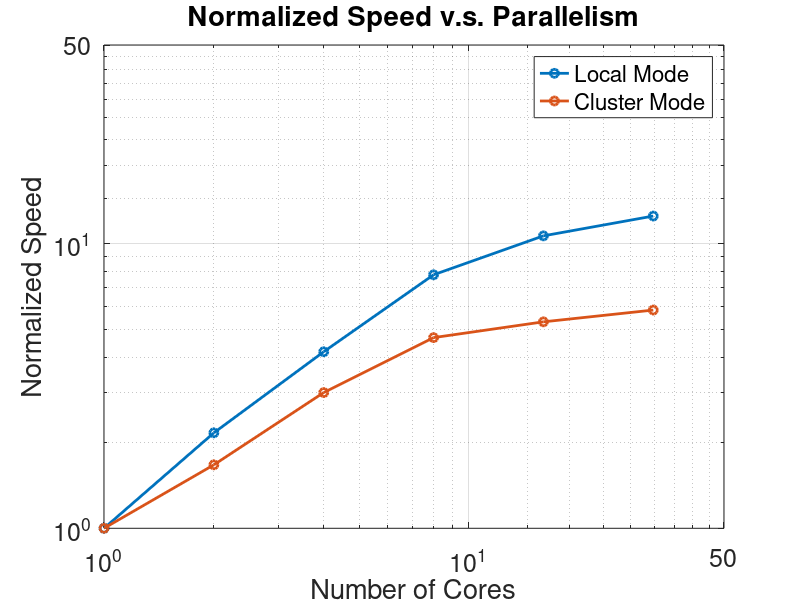

This chart was generated by the following MATLAB code:
x = [1,2,4,8,16,32];
t_local = [288,133,69,37,27,23];
t_cluster = [117,70,39,25,22,20];
t_local_n = t_local(1)./t_local;
t_cluster_n = t_cluster(1)./t_cluster;
figure
loglog(x,t_local_n,'-o','LineWidth',2),hold on
loglog(x,t_cluster_n,'-o','LineWidth',2)
xlim([1,50]),ylim([1,50])
set(gca,'xtick',[1,10,50],'xticklabel',{'10^0','10^1','50'})
set(gca,'ytick',[1,10,50],'yticklabel',{'10^0','10^1','50'})
legend({'Local Mode','Cluster Mode'})
set(gca,'FontSize',18)
grid on
xlabel('Number of Cores')
ylabel('Normalized Speed')
title('Normalized Speed v.s. Parallelism')